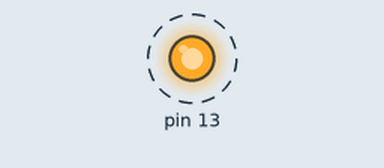
Recording of a sketch running on a simulated Arduino Uno, built with avr-gcc and run on an emulated ATmega328P. Shown: output pins drawn as LEDs (lit = HIGH). Dashed ring = blinking.

Above: at 0.5 s.
Timing chart, 0 to 4.6 s (numbered marks = the images above):
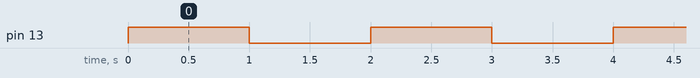

The sketch:

led1_arduino.ino
```cpp
void setup()
{
  pinMode(13,OUTPUT);
}

void loop()
{
  digitalWrite(13,HIGH);
  delay(1000);
  digitalWrite(13,LOW);
  delay(1000);
}
```

led.c
```cpp
#define F_CPU 8000000UL

#include<avr/io.h>
#include<util/delay.h>

int main()
{


DDRB=0x20;
while(1)
{
 PORTB=0x20;
 _delay_ms(1000);
 PORTB=0x00;
 _delay_ms(1000);
}
}
```

Measured:
- by itself, pin 13: alternates HIGH for 1.0 s and LOW for 1.0 s
